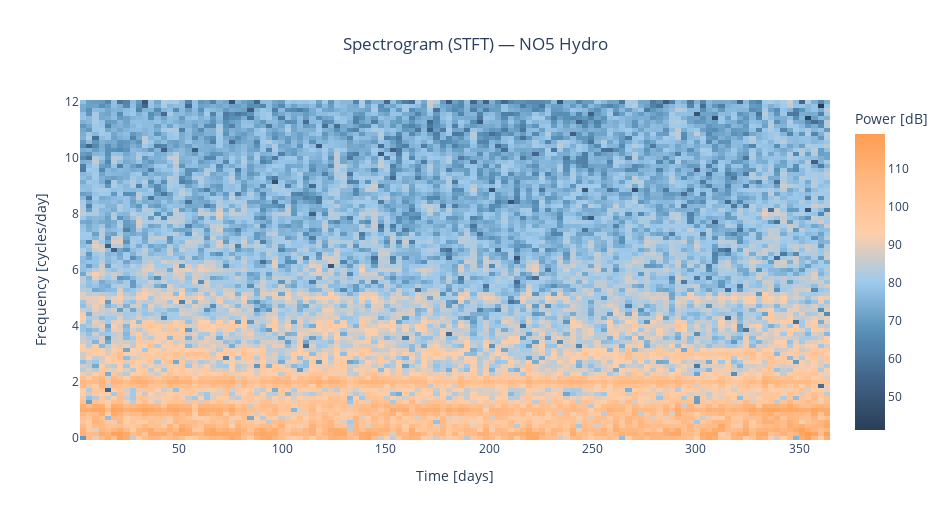

Notebook code for this chart:
### Markdown cell above
I used a Short-Time Fourier Transform (STFT) to create a spectrogram of the hourly Elhub production data. The parameters were chosen to highlight meaningful temporal patterns while keeping the plot smooth and readable. A window length of 168 hours (one week) captures the weekly cycle in production, while an overlap of four days (96 hours) provides smoother transitions between windows. The sampling frequency was set to 1 sample per hour, and the frequency axis was scaled to cycles per day for easier interpretation of daily and weekly variations. The setting detrend="constant" removes the mean value in each window so that slow seasonal shifts do not dominate the spectrum. The boundary=None option ensures that only real data are used, without artificial padding at the edges.

### Code cell
# Test the function
fig = plot_spectrogram_elhub(df, price_area="NO5", production_group="hydro")
fig.show()

### Figure 1 — Plotly figure (JSON) as saved in the notebook; plotly's stock layout.template omitted (floating-point values rounded to 4 significant figures; data arrays with more than 128 entries replaced by an {"elided": "..."} marker saying what was removed)
{"data": [{"colorbar": {"title": {"text": "Power [dB]"}}, "colorscale": [[0, "#2A3F57"], [0.1667, "#416287"], [0.3333, "#5890b7"], [0.5, "#9ecaec"], [0.6667, "#ffcea8"], [0.8333, "#ffb984"], [1, "#fd9e53"]], "type": "heatmap", "x": [3.5, 6.5, 9.5, 12.5, 15.5, 18.5, 21.5, 24.5, 27.5, 30.5, 33.5, 36.5, 39.5, 42.5, 45.5, 48.5, 51.5, 54.5, 57.5, 60.5, 63.5, 66.5, 69.5, 72.5, 75.5, 78.5, 81.5, 84.5, 87.5, 90.5, 93.5, 96.5, 99.5, 102.5, 105.5, 108.5, 111.5, 114.5, 117.5, 120.5, 123.5, 126.5, 129.5, 132.5, 135.5, 138.5, 141.5, 144.5, 147.5, 150.5, 153.5, 156.5, 159.5, 162.5, 165.5, 168.5, 171.5, 174.5, 177.5, 180.5, 183.5, 186.5, 189.5, 192.5, 195.5, 198.5, 201.5, 204.5, 207.5, 210.5, 213.5, 216.5, 219.5, 222.5, 225.5, 228.5, 231.5, 234.5, 237.5, 240.5, 243.5, 246.5, 249.5, 252.5, 255.5, 258.5, 261.5, 264.5, 267.5, 270.5, 273.5, 276.5, 279.5, 282.5, 285.5, 288.5, 291.5, 294.5, 297.5, 300.5, 303.5, 306.5, 309.5, 312.5, 315.5, 318.5, 321.5, 324.5, 327.5, 330.5, 333.5, 336.5, 339.5, 342.5, 345.5, 348.5, 351.5, 354.5, 357.5, 360.5, 363.5], "y": [0.0, 0.1429, 0.2857, 0.4286, 0.5714, 0.7143, 0.8571, 1.0, 1.143, 1.286, 1.429, 1.571, 1.714, 1.857, 2.0, 2.143, 2.286, 2.429, 2.571, 2.714, 2.857, 3.0, 3.143, 3.286, 3.429, 3.571, 3.714, 3.857, 4.0, 4.143, 4.286, 4.429, 4.571, 4.714, 4.857, 5.0, 5.143, 5.286, 5.429, 5.571, 5.714, 5.857, 6.0, 6.143, 6.286, 6.429, 6.571, 6.714, 6.857, 7.0, 7.143, 7.286, 7.429, 7.571, 7.714, 7.857, 8.0, 8.143, 8.286, 8.429, 8.571, 8.714, 8.857, 9.0, 9.143, 9.286, 9.429, 9.571, 9.714, 9.857, 10.0, 10.14, 10.29, 10.43, 10.57, 10.71, 10.86, 11.0, 11.14, 11.29, 11.43, 11.57, 11.71, 11.86, 12.0], "z": {"elided": "85x121 float values"}}], "layout": {"height": 520, "title": {"text": "Spectrogram (STFT) — NO5 Hydro", "x": 0.5}, "width": 950, "xaxis": {"title": {"text": "Time [days]"}}, "yaxis": {"title": {"text": "Frequency [cycles/day]"}}}}
